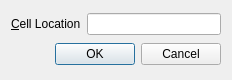
<?xml version="1.0" encoding="UTF-8"?>
<ui version="4.0">
 <class>GoToCellDialog</class>
 <widget class="QWidget" name="GoToCellDialog">
  <property name="geometry">
   <rect>
    <x>0</x>
    <y>0</y>
    <width>232</width>
    <height>80</height>
   </rect>
  </property>
  <property name="windowTitle">
   <string>Go to Cell</string>
  </property>
  <layout class="QVBoxLayout" name="verticalLayout">
   <item>
    <layout class="QHBoxLayout" name="horizontalLayout">
     <item>
      <widget class="QLabel" name="label">
       <property name="text">
        <string>&amp;Cell Location</string>
       </property>
       <property name="buddy">
        <cstring>lineEdit</cstring>
       </property>
      </widget>
     </item>
     <item>
      <widget class="QLineEdit" name="lineEdit"/>
     </item>
    </layout>
   </item>
   <item>
    <widget class="QDialogButtonBox" name="buttonBox">
     <property name="standardButtons">
      <set>QDialogButtonBox::Cancel|QDialogButtonBox::Ok</set>
     </property>
    </widget>
   </item>
  </layout>
 </widget>
 <tabstops>
  <tabstop>lineEdit</tabstop>
 </tabstops>
 <resources/>
 <connections/>
</ui>
